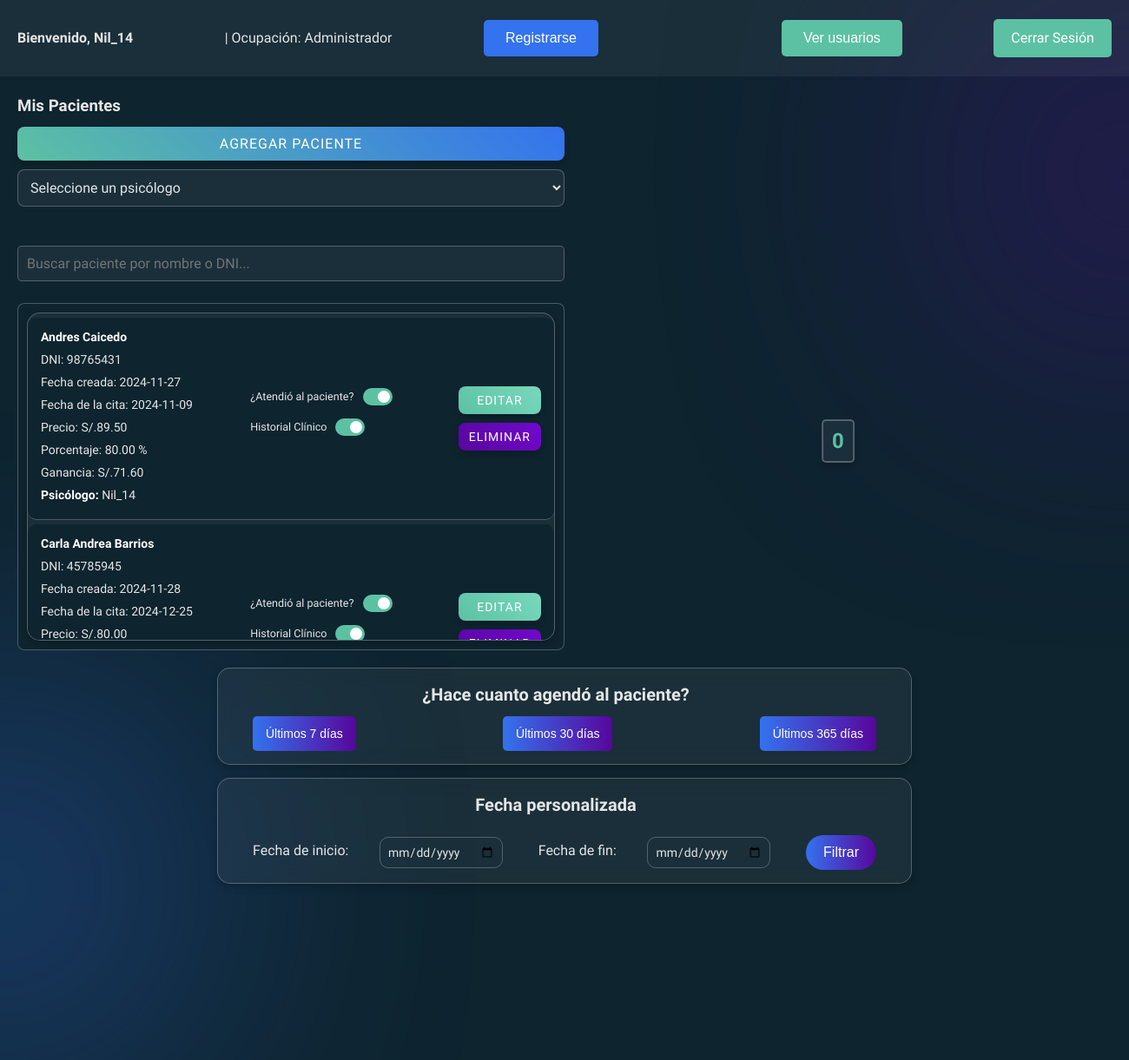
The app's page /Vista/principal.php (signed in) with its own data.
### tables this page shows
CREATE TABLE `pacientes` (
  `ID` int(11) NOT NULL,
  `DNI` varchar(8) NOT NULL,
  `Nombre` varchar(100) NOT NULL,
  `Fecha` date NOT NULL,
  `Precio` decimal(10,2) NOT NULL,
  `Descuento` decimal(5,2) DEFAULT 0.00,
  `Usuario_ID` int(11) NOT NULL,
  `Atendido` tinyint(1) NOT NULL DEFAULT 0,
  `Historial_Clinico` tinyint(1) NOT NULL DEFAULT 0,
  `Precio_Descuento` decimal(10,2) GENERATED ALWAYS AS (`Precio` * `Descuento` / 100) STORED,
  `fecha_actual` date DEFAULT curdate()
);

CREATE TABLE `registro` (
  `Nombre` text NOT NULL,
  `Apellido` text NOT NULL,
  `Usuario` varchar(10) NOT NULL,
  `Correo` varchar(50) NOT NULL,
  `Contrasena` varchar(12) NOT NULL,
  `ID` int(8) NOT NULL,
  `Ocupacion` int(1) NOT NULL,
  `token` varchar(32) DEFAULT NULL,
  `verificado` tinyint(1) DEFAULT 0,
  `fecha_registro` datetime DEFAULT current_timestamp()
);

### Vista/principal.php (the view, shortened to what this page needs)
<?php
include("../Controlador/conexion.php");
$usuario_actual = $_SESSION['Usuario'];
$ocupacion_actual = $_SESSION['Ocupacion'];
if ($ocupacion_actual == 1) {
    $query = "
        SELECT p.*, r.Usuario AS NombreUsuario
        FROM pacientes p
        JOIN registro r ON p.Usuario_ID = r.ID
    ";
}
$stmt = $pdo->prepare($query);
$stmt->execute();
$pacientes = $stmt->fetchAll(PDO::FETCH_ASSOC);
?>
<!DOCTYPE html>
<html lang="es">
<head>
    <link rel="stylesheet" href="../Modelo/estilos.css">
    <link rel="stylesheet" href="../Modelo/estilosEditarModal.css">
    <link rel="stylesheet" href="../Modelo/estilosAvisos.css">
</head>
<body>
    <header class="header">
        <div class="header-container">
            <strong>Bienvenido, <?php echo htmlspecialchars($usuario_actual); ?></strong>
            <span>| Ocupación:
                <?php
                    echo $ocupacion_actual == 1 ? "Administrador" : ($ocupacion_actual == 2 ? "Psicólogo" : "Desconocido");
                ?>
            </span>
            <?php if ($ocupacion_actual == 1): ?>
                <a href="registro.php">
                    <button class="btn-register">Registrarse</button>
                </a><br><br>
                <button class="btn-view" id="verUsuariosBtn">Ver usuarios</button>
            <?php endif; ?>
            <a href="../Controlador/logout.php" class="logout-btn">Cerrar Sesión</a>
        </div>
    </header>
    <main class="main-container">
        <div class="left-container">
            <h3>Mis Pacientes</h3>
            <?php if ($ocupacion_actual == 1): ?>
            <div class="button-container">
                <button class="add-btn" onclick="openAddModal()">Agregar Paciente</button>
            <select id="psicologoSelector" onchange="filterByPsychologist()">
                <option value="">Seleccione un psicólogo</option>
            </select>
            </div>
            <?php endif; ?>
            <input type="text" id="searchInput" class="search-box" placeholder="Buscar paciente por nombre o DNI..." oninput="filterPatients()">
            <div class="patient-list-container">
                <ul class="patient-list" id="patientList">
                    <?php if (empty($pacientes)): ?>
                        <li class="no-patients">No hay usuarios registrados</li>
                    <?php else: ?>
                        <?php foreach ($pacientes as $paciente): ?>
                            <li class="patient-item">
                            <div class="patient-info">
                                <div><strong><?php echo htmlspecialchars($paciente['Nombre']); ?></strong></div>
                                <div>DNI: <?php echo htmlspecialchars($paciente['DNI']); ?></div>
                                <div>Fecha creada: <?php echo htmlspecialchars($paciente['fecha_actual']); ?></div>
                                <div>Fecha de la cita: <?php echo htmlspecialchars($paciente['Fecha']); ?></div>
                                <div>Precio: S/.<?php echo htmlspecialchars($paciente['Precio']); ?></div>
                                <div>Porcentaje: <?php echo htmlspecialchars($paciente['Descuento']); ?> %</div>
                                <div>Ganancia: S/.<?php echo htmlspecialchars($paciente['Precio_Descuento']); ?></div>
                                <?php if ($ocupacion_actual == 1): ?>
                                    <div><strong>Psicólogo:</strong> <?php echo htmlspecialchars($paciente['NombreUsuario']); ?></div>
                                <?php endif; ?>
                            </div>
                            <div class="switch-container">
                                <div class="switch-wrapper">
                                    <label for="atendio-<?php echo $paciente['ID']; ?>">¿Atendió al paciente?</label>
                                    <label class="switch">
                                        <span class="slider green-red"></span>
                                    </label>
                                </div>
                                <div class="switch-wrapper">
                                    <label for="hhcc-<?php echo $paciente['ID']; ?>">Historial Clínico</label>
                                    <label class="switch">
                                        <span class="slider green-red"></span>
                                    </label>
                                </div>
                            </div>
                            <div class="button-container">
                                <button class="edit-btn" onclick="openEditModal(<?php echo htmlspecialchars(json_encode($paciente)); ?>)">Editar</button>
                                <button class="delete-btn" onclick="deletePaciente(<?php echo $paciente['ID']; ?>)">Eliminar</button>
                            </div>
                            </li>
                        <?php endforeach; ?>
                    <?php endif; ?>
                </ul>
            </div>
        </div>
    <div class="chart-container">
        <div class="legend-container">
        </div>
        <canvas id="pieChart"></canvas>
        <div class="chart-center">
            <span id="totalValue">0</span>
        </div>
    </div>
    </main>
    <div id="dateFiltersSection">
        <div id="filterButtons">
            <h2>¿Hace cuanto agendó al paciente?</h2>
            <button id="filterWeek">Últimos 7 días</button>
            <button id="filterMonth">Últimos 30 días</button>
            <button id="filterYear">Últimos 365 días</button>
        </div>
        <div id="customDateFilter">
            <h2>Fecha personalizada</h2>
            <label for="startDate">Fecha de inicio:</label>
            <input type="date" id="startDate">
            <label for="endDate">Fecha de fin:</label>
            <input type="date" id="endDate">
            <button onclick="applyCustomDateFilter()" class="filter-btn">Filtrar</button>
        </div>
    </div>
    <div class="avisos-section">
        <div class="add-buttons">
            <button onclick="openProjectionModal()" class="add-notice-btn">Proyección</button>
            <button onclick="showAddNoticeForm()" class="add-notice-btn">Agregar Aviso</button>
        </div>
        <div id="avisos-container"></div>
    </div>
</body>
</html>

### Modelo/estilosEditarModal.css (style rules this page uses)
.main-container { display: flex; justify-content: space-between; padding: 20px; }
.chart-container { flex-shrink: 0; width: 50%; display: flex; justify-content: center; }
#filterButtons { margin-bottom: 15px; }
#filterButtons button { background-color: #007bff; color: white; border: none; padding: 10px 15px; margin-right: 10px; border-radius: 5px; cursor: pointer; font-size: 14px; }

### Modelo/estilosAvisos.css (style rules this page uses)
#avisos-container { margin: 20px auto; padding: 20px; background-color: var(--glass-bg-color); border-radius: 10px; box-shadow: 0 4px 10px var(--border-color); max-width: 800px; }
.add-notice-btn { background-color: var(--green); border: none; padding: 10px 20px; font-size: 16px; color: var(--text-white); font-family: 'Rajdhani', sans-serif; border-radius: 5px; cursor: pointer; transition: background-color 0.3s ease; }
body::after, body::before { content: ''; position: fixed; height: 400px; width: 400px; border-radius: 50%; z-index: -1; filter: blur(150px); opacity: 0.5; }
body::before { background-color: var(--blue); left: 0; bottom: 0; transform: translate(-50%); }
body::after { background-color: var(--violet); right: 0; top: 0; transform: translate(50%); }
.add-notice-btn { display: block; background-color: var(--green); border: none; padding: 10px 20px; font-size: 16px; color: var(--text-white); font-family: 'Rajdhani', sans-serif; border-radius: 5px; cursor: pointer; transition: background-color 0.3s ease; margin: 0 auto 15px; text-align: center; }

### records on screen
pacientes: Nombre "Andres Caicedo", DNI "98765431", fecha_actual "2024-11-27", Fecha "2024-11-09", Precio "89.50", Descuento "80.00", Precio_Descuento "71.60", Usuario_ID.Usuario "Nil_14"
pacientes: Nombre "Carla Andrea Barrios", DNI "45785945", fecha_actual "2024-11-28", Fecha "2024-12-25", Precio "80.00"

### other values on screen
$usuario_actual "Nil_14"
